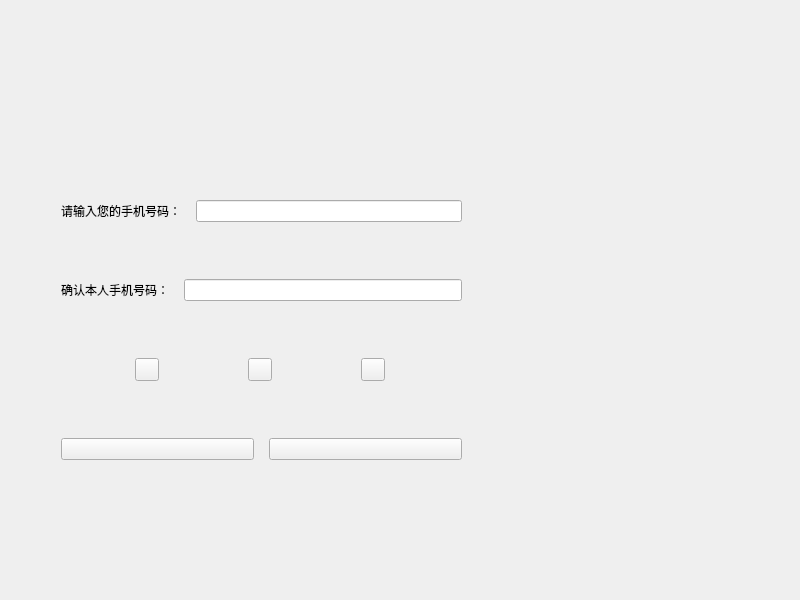
<?xml version="1.0" encoding="UTF-8"?>
<ui version="4.0">
 <class>housepage</class>
 <widget class="QWidget" name="housepage">
  <property name="geometry">
   <rect>
    <x>0</x>
    <y>0</y>
    <width>800</width>
    <height>600</height>
   </rect>
  </property>
  <property name="minimumSize">
   <size>
    <width>800</width>
    <height>600</height>
   </size>
  </property>
  <property name="maximumSize">
   <size>
    <width>800</width>
    <height>600</height>
   </size>
  </property>
  <property name="windowTitle">
   <string>Form</string>
  </property>
  <layout class="QVBoxLayout" name="verticalLayout_2">
   <item>
    <layout class="QHBoxLayout" name="horizontalLayout_5" stretch="3,0">
     <property name="spacing">
      <number>15</number>
     </property>
     <property name="leftMargin">
      <number>50</number>
     </property>
     <property name="topMargin">
      <number>65</number>
     </property>
     <property name="rightMargin">
      <number>35</number>
     </property>
     <property name="bottomMargin">
      <number>0</number>
     </property>
     <item>
      <layout class="QVBoxLayout" name="verticalLayout">
       <item>
        <layout class="QHBoxLayout" name="horizontalLayout">
         <item>
          <widget class="QLabel" name="phoneLabel">
           <property name="text">
            <string>请输入您的手机号码：</string>
           </property>
           <property name="alignment">
            <set>Qt::AlignRight|Qt::AlignTrailing|Qt::AlignVCenter</set>
           </property>
          </widget>
         </item>
         <item>
          <widget class="CKeyBoardLineEdit" name="phoneLineEdit"/>
         </item>
        </layout>
       </item>
       <item>
        <layout class="QHBoxLayout" name="horizontalLayout_2">
         <item>
          <widget class="QLabel" name="againPhoneLabel">
           <property name="text">
            <string>确认本人手机号码：</string>
           </property>
           <property name="alignment">
            <set>Qt::AlignRight|Qt::AlignTrailing|Qt::AlignVCenter</set>
           </property>
          </widget>
         </item>
         <item>
          <widget class="CKeyBoardLineEdit" name="againPhoneLineEdit">
           <property name="text">
            <string/>
           </property>
          </widget>
         </item>
        </layout>
       </item>
       <item>
        <layout class="QHBoxLayout" name="horizontalLayout_3">
         <item>
          <widget class="QToolButton" name="smallBoxBtn">
           <property name="text">
            <string/>
           </property>
          </widget>
         </item>
         <item>
          <widget class="QToolButton" name="middleBoxBtn">
           <property name="text">
            <string/>
           </property>
          </widget>
         </item>
         <item>
          <widget class="QToolButton" name="bigBoxBtn">
           <property name="text">
            <string/>
           </property>
          </widget>
         </item>
        </layout>
       </item>
       <item>
        <layout class="QHBoxLayout" name="horizontalLayout_4">
         <item>
          <widget class="QPushButton" name="okBtn">
           <property name="text">
            <string/>
           </property>
          </widget>
         </item>
         <item>
          <widget class="QPushButton" name="quitBtn">
           <property name="text">
            <string/>
           </property>
          </widget>
         </item>
        </layout>
       </item>
      </layout>
     </item>
     <item>
      <widget class="QWidget" name="widget" native="true">
       <property name="minimumSize">
        <size>
         <width>277</width>
         <height>348</height>
        </size>
       </property>
       <property name="maximumSize">
        <size>
         <width>277</width>
         <height>348</height>
        </size>
       </property>
      </widget>
     </item>
    </layout>
   </item>
  </layout>
 </widget>
 <customwidgets>
  <customwidget>
   <class>CKeyBoardLineEdit</class>
   <extends>QLineEdit</extends>
   <header>mylineedit.h</header>
  </customwidget>
 </customwidgets>
 <resources/>
 <connections/>
</ui>
